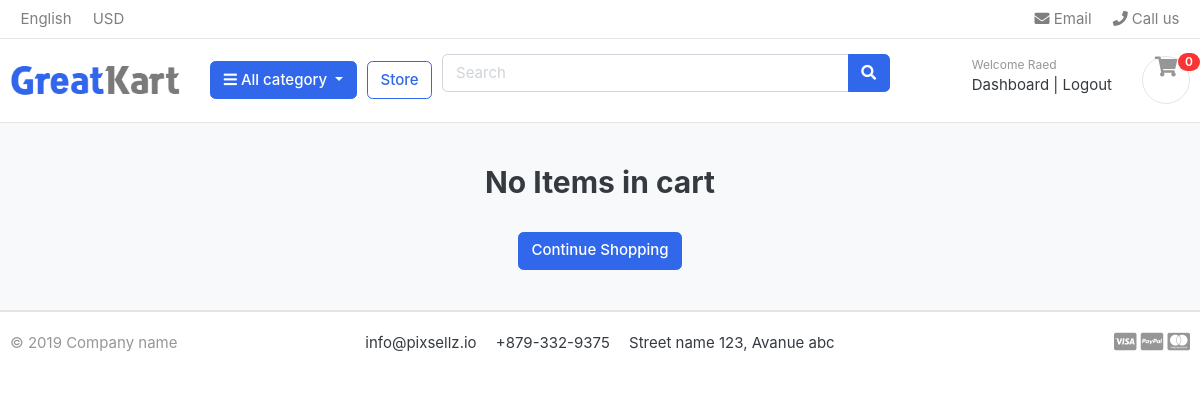
Before: /cart/ (signed in) with the older database file.
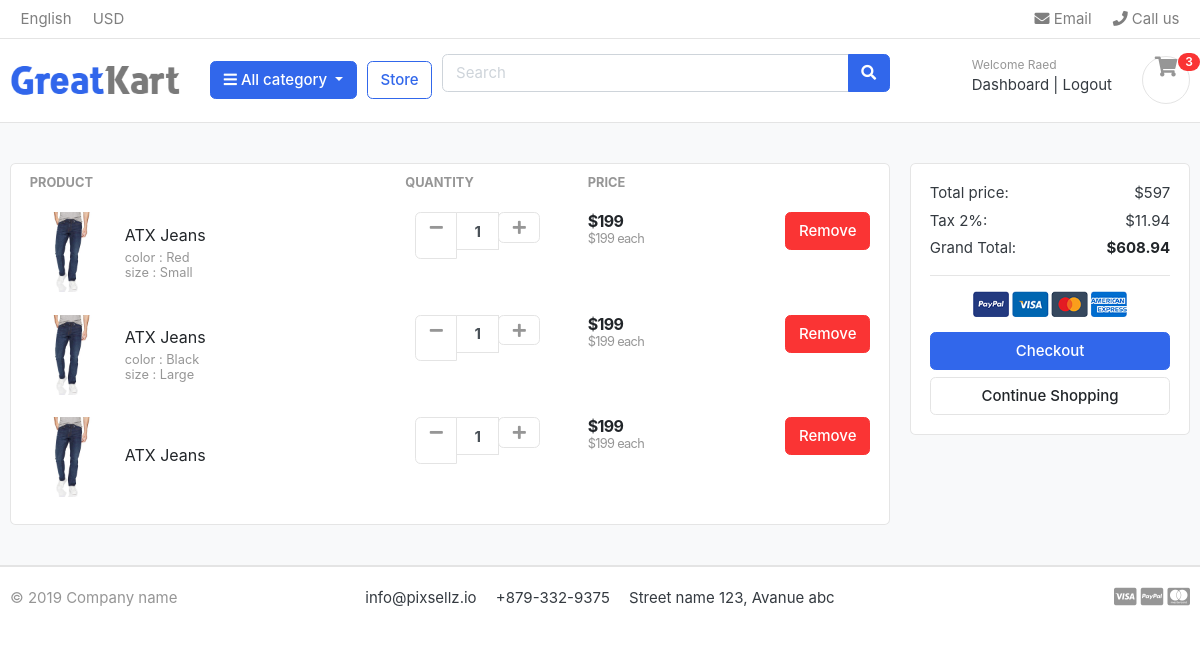
After: the same page with the newer database file.
### accounts/models.py (models this page shows, shortened)
class Account(AbstractBaseUser):
    first_name      = models.CharField(max_length=50)
    last_name       = models.CharField(max_length=50)
    username        = models.CharField(max_length=50, unique=True)
    email           = models.EmailField(max_length=100, unique=True)
    phone_number    = models.CharField(max_length=50)
    date_joined     = models.DateTimeField(auto_now_add=True)
    last_login      = models.DateTimeField(auto_now_add=True)
    is_admin        = models.BooleanField(default=False)
    is_staff        = models.BooleanField(default=False)
    is_active       = models.BooleanField(default=False)
    is_superadmin   = models.BooleanField(default=False)
    USERNAME_FIELD  = 'email'
    REQUIRED_FIELDS = ['username','first_name','last_name']
    objects = MyAccountManager()

### carts/models.py (models this page shows, shortened)
class CartItem (models.Model):
    user = models.ForeignKey(Account, on_delete=models.CASCADE, null=True)
    product = models.ForeignKey(Product, on_delete=models.CASCADE)
    variations = models.ManyToManyField(Variation, blank=True)
    cart = models.ForeignKey(Cart, on_delete=models.CASCADE, null=True)
    quantity = models.IntegerField()
    is_active = models.BooleanField(default=True)
    def sub_total(self):
        return self.product.price * self.quantity

### store/models.py (models this page shows, shortened)
class Product(models.Model):
    product_name = models.CharField(max_length=200, unique=True)
    slug = models.SlugField(max_length=200, unique=True)
    description = models.TextField(max_length=200, blank=True)
    price = models.IntegerField()
    images = models.ImageField(upload_to='photos/products')
    stock = models.IntegerField()
    is_available = models.BooleanField(default=True)
    category = models.ForeignKey(Category, on_delete=models.CASCADE)
    created_date = models.DateTimeField(auto_now_add=True)
    modified_date = models.DateTimeField(auto_now=True)
    def get_url(self):
        return reverse('product_detail', args=[self.category.slug, self.slug])

class Variation(models.Model):
    product = models.ForeignKey(Product, on_delete=models.CASCADE)
    variation_category = models.CharField(
        max_length=100, choices=variation_category_choice)
    variation_value = models.CharField(max_length=100)
    is_active = models.BooleanField(default=True)
    created_date = models.DateTimeField(auto_now=True)
    objects = variationManager()

### carts/views.py (the view)
# urls.py: path('', views.cart, name='cart'),
def cart(request, total=0, quantity=0, cart_items=None):
    try:
        tax = 0
        grand_total = 0
        if request.user.is_authenticated :
          cart_items = CartItem.objects.filter(user=request.user, is_active=True)
        else:
          cart = Cart.objects.get(cart_id=_cart_id(request))
          cart_items = CartItem.objects.filter(cart=cart, is_active=True)
        for cart_item in cart_items:
            total += (cart_item.product.price * cart_item.quantity)
            quantity += cart_item.quantity
        tax = (2 * total) / 100
        grand_total = total + tax
    except ObjectDoesNotExist:
        print("Enter except block")
    context = {
        'total': total,
        'quantity': quantity,
        'cart_items': cart_items,
        'tax': tax,
        'grand_total': grand_total,
    }
    return render(request, 'store/cart.html', context)

### templates/store/cart.html (shortened to what this page needs)
{% extends 'base.html' %} {% load static %} {% block content %}
<section class="section-content padding-y bg">
  <div class="container">
    {% if not cart_items %}
    <h2 class="text-center">No Items in cart</h2>
    <br />
    <div class="text-center">
      <a href=" {% url 'store' %} " class="btn btn-primary">
        Continue Shopping
      </a>
    </div>
    {% else %}
    <div class="row">
      <aside class="col-lg-9">
        <div class="card">
          <table class="table table-borderless table-shopping-cart">
            <thead class="text-muted">
              <tr class="small text-uppercase">
                <th scope="col">Product</th>
                <th scope="col" width="120">Quantity</th>
                <th scope="col" width="120">Price</th>
                <th scope="col" class="text-right" width="200"></th>
              </tr>
            </thead>
            <tbody>
              {% for cart_item in cart_items %}
              <tr>
                <td>
                  <figure class="itemside align-items-center">
                    <div class="aside">
                      <img
                        src="{{cart_item.product.images.url}}"
                        class="img-sm"
                      />
                    </div>
                    <figcaption class="info">
                      <a
                        href="{{ cart_item.product.get_url }}"
                        class="title text-dark"
                        >{{cart_item.product.product_name}}</a
                      >
                      <p class="text-muted small">
                      {% if cart_item.variations.all  %}
                            {% for item in cart_item.variations.all%}
                            {{ item.variation_category}} : {{item.variation_value}} <br>
                            {% endfor %}
                      {% endif%}
                      </p>
                    </figcaption>
                  </figure>
                </td>
                <td>
                  <div class="col">
                    <div class="input-group input-spinner">
                      <div class="input-group-prepend">
                        <a
                          href=" {% url 'remove_cart' cart_item.product.id cart_item.id %} "
                          class="btn btn-light"
                          type="button"
                          id="button-minus"
                        >
                          <i class="fa fa-minus"></i>
                        </a>
                      </div>
                      <input
                        type="text"
                        class="form-control"
                        value="{{cart_item.quantity}}"
                      />
                      <div class="input-group-append">
                        <form action="{% url 'add_cart' cart_item.product.id %}" method="POST">
                        <button type="sunmit"
                          href="  "
                          class="btn btn-light"
                          type="button"
                          id="button-plus"
                        >
                          <i class="fa fa-plus"></i>
                        </button>
                      </form>
                      </div>
                    </div>
                  </div>
                </td>
                <td>
                  <div class="price-wrap">
                    <var class="price">${{cart_item.sub_total}}</var>
                    <small class="text-muted">
                      ${{cart_item.product.price}} each</small
                    >
                  </div>
                </td>
                <td class="text-right">
                  <a
                    href="{% url 'remove_cart_item' cart_item.product.id cart_item.id%}"
                    class="btn btn-danger"
                  >
                    Remove</a
                  >
                </td>
              </tr>
              {% endfor %}
            </tbody>
          </table>
        </div>
      </aside>
      <aside class="col-lg-3">
        <div class="card">
          <div class="card-body">
            <dl class="dlist-align">
              <dt>Total price:</dt>
              <dd class="text-right">${{total}}</dd>
            </dl>
            <dl class="dlist-align">
              <dt>Tax 2%:</dt>
              <dd class="text-right">${{tax}}</dd>
            </dl>
            <dl class="dlist-align">
              <dt>Grand Total:</dt>
              <dd class="text-right text-dark b">
                <strong>${{grand_total}}</strong>
              </dd>
            </dl>
            <hr />
            <p class="text-center mb-3">
              <img
                src=" {% static './images/misc/payments.png' %}"
                height="26"
              />
            </p>
            <a href="{% url 'checkout' %}" class="btn btn-primary btn-block">
              Checkout
            </a>
            <a href=" {% url 'store' %}" class="btn btn-light btn-block"
              >Continue Shopping</a
            >
          </div>
        </div>
      </aside>
    </div>
    {% endif %}
  </div>
</section>
{% endblock %}

### templates/base.html (shortened to what this page needs)
{% load static %}
<html lang="en">
  <head>
    <link
      href="{% static 'css/bootstrap.css' %}"
      rel="stylesheet"
      type="text/css"
    />
    <link
      href="{% static 'fonts/fontawesome/css/all.min.css' %}"
      type="text/css"
      rel="stylesheet"
    />
    <link href="{% static 'css/ui.css' %}" rel="stylesheet" type="text/css" />
    <link
      href="{% static 'css/responsive.css'%}"
      rel="stylesheet"
      media="only screen and (max-width: 1200px)"
    />
  </head>
  <body>
    {% include 'includes/navbar.html'%} {% block content%} {% endblock%}
    {% include 'includes/footer.html'%}
  </body>
</html>

### templates/includes/navbar.html (shortened to what this page needs)
{% load static%}
<header class="section-header">
  <nav class="navbar p-md-0 navbar-expand-sm navbar-light border-bottom">
    <div class="container">
      <div class="collapse navbar-collapse" id="navbarTop4">
        <ul class="navbar-nav mr-auto">
          <li class="nav-item dropdown">
            <a href="#" class="nav-link"> English </a>
          </li>
          <li class="nav-item dropdown">
            <a href="#" class="nav-link"> USD </a>
          </li>
        </ul>
        <ul class="navbar-nav">
          <li>
            <a href="#" class="nav-link">
              <i class="fa fa-envelope"></i> Email
            </a>
          </li>
          <li>
            <a href="#" class="nav-link">
              <i class="fa fa-phone"></i> Call us
            </a>
          </li>
        </ul>
      </div>
    </div>
  </nav>
  <section class="header-main border-bottom">
    <div class="container">
      <div class="row align-items-center">
        <div class="col-lg-2 col-md-3 col-6">
          <a href="{% url 'home' %}" class="brand-wrap">
            <img class="logo" src="{% static '/images/logo.png'%}" />
          </a>
        </div>
        <div class="col-lg col-sm col-md col-6 flex-grow-0">
          <div class="category-wrap dropdown d-inline-block float-right">
            <button
              type="button"
              class="btn btn-primary dropdown-toggle"
              data-toggle="dropdown"
            >
              <i class="fa fa-bars"></i> All category
            </button>
          </div>
        </div>
        <a href="{% url 'store' %}" class="btn btn-outline-primary">Store</a>
        <div class="col-lg col-md-6 col-sm-12 col">
          <form action="{% url 'search' %}" class="search" method="GET">
            <div class="input-group w-100">
              <input
                type="text"
                class="form-control"
                style="width: 60%"
                placeholder="Search"
                name="keyword"
              />
              <div class="input-group-append">
                <button class="btn btn-primary" type="submit">
                  <i class="fa fa-search"></i>
                </button>
              </div>
            </div>
          </form>
        </div>
        <div class="col-lg-3 col-sm-6 col-8 order-2 order-lg-3">
          <div class="d-flex justify-content-end mb-3 mb-lg-0">
            {% if user.id is None %}
              <div class="widget-header">
                <small class="title text-muted">Welcome guest!</small>
                <div>
                  <a href="{% url 'login' %}">Sign in</a>
                  <span class="dark-transp"> | </span>
                  <a href="{% url 'register'%}"> Register</a>
                </div>
              </div>
            {%else%}
              <div class="widget-header">
                <small class="title text-muted">Welcome {{user.first_name}}</small>
                <div>
                  <a href="{% url 'dashboard'%}">Dashboard</a>
                  <span class="dark-transp"> | </span>
                  <a href="{% url 'logout'%}"> Logout</a>
                </div>
              </div>
            {%endif%}
            <a href="{% url 'cart' %}" class="widget-header pl-3 ml-3">
              <div class="icon icon-sm rounded-circle border">
                <i class="fa fa-shopping-cart"></i>
              </div>
              <span class="badge badge-pill badge-danger notify"
                >{{cart_count}}</span
              >
            </a>
          </div>
        </div>
      </div>
    </div>
  </section>
</header>

### templates/includes/footer.html
{% load static%}
<footer class="section-footer border-top">
  <div class="container">
    <section class="footer-bottom border-top row">
      <div class="col-md-2">
        <p class="text-muted">&copy 2019 Company name</p>
      </div>
      <div class="col-md-8 text-md-center">
        <span class="px-2">info@pixsellz.io</span>
        <span class="px-2">+879-332-9375</span>
        <span class="px-2">Street name 123, Avanue abc</span>
      </div>
      <div class="col-md-2 text-md-right text-muted">
        <i class="fab fa-lg fa-cc-visa"></i>
        <i class="fab fa-lg fa-cc-paypal"></i>
        <i class="fab fa-lg fa-cc-mastercard"></i>
      </div>
    </section>
  </div>
</footer>

Changed rows visible on the page:
added CartItem: product.images (picture), product.product_name "ATX Jeans", quantity "1", sub_total "199", product.price "199"
now on this page (row unchanged): Variation: variation_category "color", variation_value "Red", shown under "ATX Jeans"
now on this page (row unchanged): Variation: variation_category "size", variation_value "Small", shown under "ATX Jeans"
added CartItem: product.images (picture), product.product_name "ATX Jeans", quantity "1", sub_total "199", product.price "199"
now on this page (row unchanged): Variation: variation_category "color", variation_value "Black", shown under "ATX Jeans"
now on this page (row unchanged): Variation: variation_category "size", variation_value "Large", shown under "ATX Jeans"
added CartItem: product.images (picture), product.product_name "ATX Jeans", quantity "1", sub_total "199", product.price "199"
Other visible differences:
{{ cart_count }}: "0" → "3"
{{ total }}: (not shown) → "597"
{{ tax }}: (not shown) → "11.94"
{{ grand_total }}: (not shown) → "608.94"
text no longer shown: "No Items in cart"
text now shown: "PRODUCT QUANTITY PRICE Total price: $ Tax 2%: $ Grand Total: $ Checkout"
